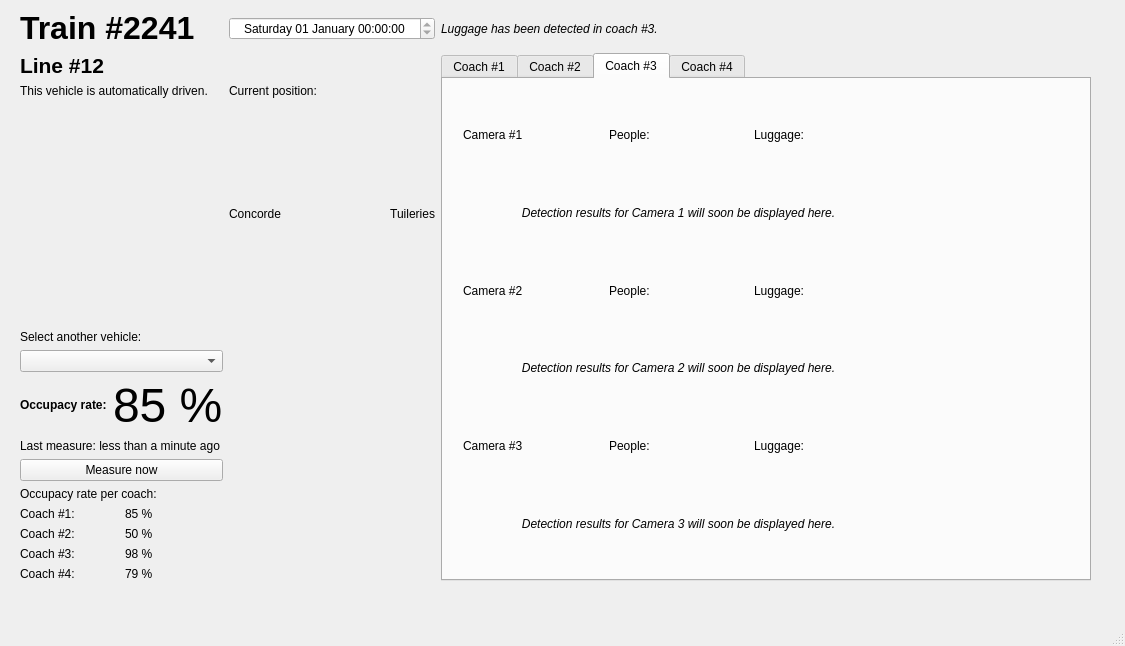
<?xml version="1.0" encoding="UTF-8"?>
<ui version="4.0">
 <class>MainWindow</class>
 <widget class="QMainWindow" name="MainWindow">
  <property name="geometry">
   <rect>
    <x>0</x>
    <y>0</y>
    <width>1125</width>
    <height>646</height>
   </rect>
  </property>
  <property name="windowTitle">
   <string>MainWindow</string>
  </property>
  <widget class="QWidget" name="centralwidget">
   <widget class="QWidget" name="gridLayoutWidget">
    <property name="geometry">
     <rect>
      <x>20</x>
      <y>10</y>
      <width>1071</width>
      <height>571</height>
     </rect>
    </property>
    <layout class="QGridLayout" name="gridLayout">
     <item row="2" column="1">
      <widget class="QLabel" name="label_currentPosition">
       <property name="text">
        <string>Current position:</string>
       </property>
      </widget>
     </item>
     <item row="3" column="1">
      <layout class="QHBoxLayout" name="horizontalLayout_currentPosition">
       <item>
        <widget class="QLabel" name="label_leftStation">
         <property name="text">
          <string>Concorde</string>
         </property>
        </widget>
       </item>
       <item>
        <widget class="QLabel" name="label_rightStation">
         <property name="text">
          <string>Tuileries</string>
         </property>
         <property name="alignment">
          <set>Qt::AlignRight|Qt::AlignTrailing|Qt::AlignVCenter</set>
         </property>
        </widget>
       </item>
      </layout>
     </item>
     <item row="1" column="0">
      <widget class="QLabel" name="label_lineID">
       <property name="text">
        <string>&lt;html&gt;&lt;head/&gt;&lt;body&gt;&lt;p&gt;&lt;span style=&quot; font-size:16pt; font-weight:600;&quot;&gt;Line #12&lt;/span&gt;&lt;/p&gt;&lt;/body&gt;&lt;/html&gt;</string>
       </property>
      </widget>
     </item>
     <item row="12" column="0">
      <layout class="QHBoxLayout" name="horizontalLayout_orCoach_3">
       <item>
        <widget class="QLabel" name="label_coach_3">
         <property name="text">
          <string>Coach #3:</string>
         </property>
        </widget>
       </item>
       <item>
        <widget class="QLabel" name="label_or_3">
         <property name="text">
          <string>98 %</string>
         </property>
        </widget>
       </item>
      </layout>
     </item>
     <item row="10" column="0">
      <layout class="QHBoxLayout" name="horizontalLayout_orCoach_1">
       <item>
        <widget class="QLabel" name="label_coach_1">
         <property name="text">
          <string>Coach #1:</string>
         </property>
        </widget>
       </item>
       <item>
        <widget class="QLabel" name="label_or_1">
         <property name="text">
          <string>85 %</string>
         </property>
        </widget>
       </item>
      </layout>
     </item>
     <item row="0" column="2">
      <widget class="QLabel" name="label_luggageDetected">
       <property name="font">
        <font>
         <italic>true</italic>
        </font>
       </property>
       <property name="text">
        <string>Luggage has been detected in coach #3.</string>
       </property>
      </widget>
     </item>
     <item row="6" column="0">
      <layout class="QHBoxLayout" name="horizontalLayout_orCoach">
       <item>
        <widget class="QLabel" name="label_orText">
         <property name="text">
          <string>&lt;html&gt;&lt;head/&gt;&lt;body&gt;&lt;p&gt;&lt;span style=&quot; font-weight:600;&quot;&gt;Occupacy rate:&lt;/span&gt;&lt;/p&gt;&lt;/body&gt;&lt;/html&gt;</string>
         </property>
        </widget>
       </item>
       <item>
        <widget class="QLabel" name="label_orValue">
         <property name="text">
          <string>&lt;html&gt;&lt;head/&gt;&lt;body&gt;&lt;p&gt;&lt;span style=&quot; font-size:36pt;&quot;&gt;85 %&lt;/span&gt;&lt;/p&gt;&lt;/body&gt;&lt;/html&gt;</string>
         </property>
        </widget>
       </item>
      </layout>
     </item>
     <item row="11" column="0">
      <layout class="QHBoxLayout" name="horizontalLayout_orCoach_2">
       <item>
        <widget class="QLabel" name="label_coach_2">
         <property name="text">
          <string>Coach #2:</string>
         </property>
        </widget>
       </item>
       <item>
        <widget class="QLabel" name="label_or_2">
         <property name="text">
          <string>50 %</string>
         </property>
        </widget>
       </item>
      </layout>
     </item>
     <item row="7" column="0">
      <widget class="QLabel" name="label_lastMeasure">
       <property name="text">
        <string>Last measure: less than a minute ago</string>
       </property>
       <property name="buddy">
        <cstring>pushButton_measureNow</cstring>
       </property>
      </widget>
     </item>
     <item row="0" column="1">
      <widget class="QDateTimeEdit" name="dateTimeEdit">
       <property name="alignment">
        <set>Qt::AlignCenter</set>
       </property>
       <property name="readOnly">
        <bool>true</bool>
       </property>
       <property name="currentSection">
        <enum>QDateTimeEdit::DaySection</enum>
       </property>
       <property name="displayFormat">
        <string>dddd dd MMMM HH:mm:ss</string>
       </property>
      </widget>
     </item>
     <item row="3" column="0">
      <spacer name="verticalSpacer">
       <property name="orientation">
        <enum>Qt::Vertical</enum>
       </property>
       <property name="sizeHint" stdset="0">
        <size>
         <width>20</width>
         <height>40</height>
        </size>
       </property>
      </spacer>
     </item>
     <item row="5" column="0">
      <widget class="QComboBox" name="comboBox_chooseAnotherVehicle"/>
     </item>
     <item row="13" column="0">
      <layout class="QHBoxLayout" name="horizontalLayout_orCoach_4">
       <item>
        <widget class="QLabel" name="label_coach_4">
         <property name="text">
          <string>Coach #4:</string>
         </property>
        </widget>
       </item>
       <item>
        <widget class="QLabel" name="label_or_4">
         <property name="text">
          <string>79 %</string>
         </property>
        </widget>
       </item>
      </layout>
     </item>
     <item row="9" column="0">
      <widget class="QLabel" name="label_orPerCoach">
       <property name="text">
        <string>Occupacy rate per coach:</string>
       </property>
      </widget>
     </item>
     <item row="2" column="0">
      <widget class="QLabel" name="label_isHumaneDriven">
       <property name="font">
        <font>
         <italic>false</italic>
        </font>
       </property>
       <property name="text">
        <string>This vehicle is automatically driven.</string>
       </property>
      </widget>
     </item>
     <item row="0" column="0">
      <widget class="QLabel" name="label_trainID">
       <property name="text">
        <string>&lt;html&gt;&lt;head/&gt;&lt;body&gt;&lt;p&gt;&lt;span style=&quot; font-size:24pt; font-weight:600;&quot;&gt;Train #2241&lt;/span&gt;&lt;/p&gt;&lt;/body&gt;&lt;/html&gt;</string>
       </property>
      </widget>
     </item>
     <item row="4" column="0">
      <widget class="QLabel" name="label_selectAnotherVehicle">
       <property name="text">
        <string>Select another vehicle:</string>
       </property>
       <property name="buddy">
        <cstring>comboBox_chooseAnotherVehicle</cstring>
       </property>
      </widget>
     </item>
     <item row="8" column="0">
      <widget class="QPushButton" name="pushButton_measureNow">
       <property name="text">
        <string>Measure now</string>
       </property>
      </widget>
     </item>
     <item row="1" column="2" rowspan="13">
      <widget class="QTabWidget" name="tabWidget">
       <property name="currentIndex">
        <number>2</number>
       </property>
       <widget class="QWidget" name="tab_coach_1">
        <attribute name="title">
         <string>Coach #1</string>
        </attribute>
        <widget class="QWidget" name="gridLayoutWidget_2">
         <property name="geometry">
          <rect>
           <x>20</x>
           <y>19</y>
           <width>521</width>
           <height>461</height>
          </rect>
         </property>
         <layout class="QGridLayout" name="gridLayout_tabCoach_1">
          <item row="2" column="2">
           <widget class="QLabel" name="label_luggage_2_1">
            <property name="text">
             <string>Luggage:</string>
            </property>
           </widget>
          </item>
          <item row="4" column="0">
           <widget class="QLabel" name="label_camera_3_1">
            <property name="text">
             <string>Camera #3</string>
            </property>
           </widget>
          </item>
          <item row="4" column="2">
           <widget class="QLabel" name="label_luggage_3_1">
            <property name="text">
             <string>Luggage:</string>
            </property>
           </widget>
          </item>
          <item row="4" column="1">
           <widget class="QLabel" name="label_people_3_1">
            <property name="text">
             <string>People: </string>
            </property>
           </widget>
          </item>
          <item row="2" column="0">
           <widget class="QLabel" name="label_camera_2_1">
            <property name="text">
             <string>Camera #2</string>
            </property>
           </widget>
          </item>
          <item row="0" column="1">
           <widget class="QLabel" name="label_people_1_1">
            <property name="text">
             <string>People: </string>
            </property>
           </widget>
          </item>
          <item row="2" column="1">
           <widget class="QLabel" name="label_people_2_1">
            <property name="text">
             <string>People: </string>
            </property>
           </widget>
          </item>
          <item row="0" column="2">
           <widget class="QLabel" name="label_luggage_1_1">
            <property name="text">
             <string>Luggage:</string>
            </property>
           </widget>
          </item>
          <item row="0" column="0">
           <widget class="QLabel" name="label_camera_1_1">
            <property name="text">
             <string>Camera #1</string>
            </property>
           </widget>
          </item>
          <item row="1" column="0" colspan="3">
           <widget class="QLabel" name="label_results_1_1">
            <property name="font">
             <font>
              <italic>true</italic>
             </font>
            </property>
            <property name="text">
             <string>Detection results for Camera 1 will soon be displayed here.</string>
            </property>
            <property name="alignment">
             <set>Qt::AlignCenter</set>
            </property>
           </widget>
          </item>
          <item row="3" column="0" colspan="3">
           <widget class="QLabel" name="label_results_2_1">
            <property name="font">
             <font>
              <italic>true</italic>
             </font>
            </property>
            <property name="text">
             <string>Detection results for Camera 2 will soon be displayed here.</string>
            </property>
            <property name="alignment">
             <set>Qt::AlignCenter</set>
            </property>
           </widget>
          </item>
          <item row="5" column="0" colspan="3">
           <widget class="QLabel" name="label_results_3_1">
            <property name="font">
             <font>
              <italic>true</italic>
             </font>
            </property>
            <property name="text">
             <string>Detection results for Camera 3 will soon be displayed here.</string>
            </property>
            <property name="alignment">
             <set>Qt::AlignCenter</set>
            </property>
           </widget>
          </item>
         </layout>
        </widget>
       </widget>
       <widget class="QWidget" name="tab_coach_2">
        <attribute name="title">
         <string>Coach #2</string>
        </attribute>
        <widget class="QWidget" name="gridLayoutWidget_3">
         <property name="geometry">
          <rect>
           <x>20</x>
           <y>20</y>
           <width>431</width>
           <height>461</height>
          </rect>
         </property>
         <layout class="QGridLayout" name="gridLayout_tabCoach_2">
          <item row="2" column="2">
           <widget class="QLabel" name="label_luggage_2_2">
            <property name="text">
             <string>Luggage:</string>
            </property>
           </widget>
          </item>
          <item row="4" column="0">
           <widget class="QLabel" name="label_camera_3_2">
            <property name="text">
             <string>Camera #3</string>
            </property>
           </widget>
          </item>
          <item row="4" column="2">
           <widget class="QLabel" name="label_luggage_3_2">
            <property name="text">
             <string>Luggage:</string>
            </property>
           </widget>
          </item>
          <item row="4" column="1">
           <widget class="QLabel" name="label_people_3_2">
            <property name="text">
             <string>People: </string>
            </property>
           </widget>
          </item>
          <item row="2" column="0">
           <widget class="QLabel" name="label_camera_2_2">
            <property name="text">
             <string>Camera #2</string>
            </property>
           </widget>
          </item>
          <item row="0" column="1">
           <widget class="QLabel" name="label_people_1_2">
            <property name="text">
             <string>People: </string>
            </property>
           </widget>
          </item>
          <item row="2" column="1">
           <widget class="QLabel" name="label_people_2_2">
            <property name="text">
             <string>People: </string>
            </property>
           </widget>
          </item>
          <item row="0" column="2">
           <widget class="QLabel" name="label_luggage_1_2">
            <property name="text">
             <string>Luggage:</string>
            </property>
           </widget>
          </item>
          <item row="0" column="0">
           <widget class="QLabel" name="label_camera_1_2">
            <property name="text">
             <string>Camera #1</string>
            </property>
           </widget>
          </item>
          <item row="1" column="0" colspan="3">
           <widget class="QLabel" name="label_results_1_2">
            <property name="font">
             <font>
              <italic>true</italic>
             </font>
            </property>
            <property name="text">
             <string>Detection results for Camera 1 will soon be displayed here.</string>
            </property>
            <property name="alignment">
             <set>Qt::AlignCenter</set>
            </property>
           </widget>
          </item>
          <item row="3" column="0" colspan="3">
           <widget class="QLabel" name="label_results_2_2">
            <property name="font">
             <font>
              <italic>true</italic>
             </font>
            </property>
            <property name="text">
             <string>Detection results for Camera 2 will soon be displayed here.</string>
            </property>
            <property name="alignment">
             <set>Qt::AlignCenter</set>
            </property>
           </widget>
          </item>
          <item row="5" column="0" colspan="3">
           <widget class="QLabel" name="label_results_3_2">
            <property name="font">
             <font>
              <italic>true</italic>
             </font>
            </property>
            <property name="text">
             <string>Detection results for Camera 3 will soon be displayed here.</string>
            </property>
            <property name="alignment">
             <set>Qt::AlignCenter</set>
            </property>
           </widget>
          </item>
         </layout>
        </widget>
       </widget>
       <widget class="QWidget" name="tab_coach_3">
        <attribute name="title">
         <string>Coach #3</string>
        </attribute>
        <widget class="QWidget" name="gridLayoutWidget_4">
         <property name="geometry">
          <rect>
           <x>20</x>
           <y>20</y>
           <width>431</width>
           <height>461</height>
          </rect>
         </property>
         <layout class="QGridLayout" name="gridLayout_tabCoach_3">
          <item row="2" column="2">
           <widget class="QLabel" name="label_luggage_2_3">
            <property name="text">
             <string>Luggage:</string>
            </property>
           </widget>
          </item>
          <item row="4" column="0">
           <widget class="QLabel" name="label_camera_3_3">
            <property name="text">
             <string>Camera #3</string>
            </property>
           </widget>
          </item>
          <item row="4" column="2">
           <widget class="QLabel" name="label_luggage_3_3">
            <property name="text">
             <string>Luggage:</string>
            </property>
           </widget>
          </item>
          <item row="4" column="1">
           <widget class="QLabel" name="label_people_3_3">
            <property name="text">
             <string>People: </string>
            </property>
           </widget>
          </item>
          <item row="2" column="0">
           <widget class="QLabel" name="label_camera_2_3">
            <property name="text">
             <string>Camera #2</string>
            </property>
           </widget>
          </item>
          <item row="0" column="1">
           <widget class="QLabel" name="label_people_1_3">
            <property name="text">
             <string>People: </string>
            </property>
           </widget>
          </item>
          <item row="2" column="1">
           <widget class="QLabel" name="label_people_2_3">
            <property name="text">
             <string>People: </string>
            </property>
           </widget>
          </item>
          <item row="0" column="2">
           <widget class="QLabel" name="label_lugagge_1_3">
            <property name="text">
             <string>Luggage:</string>
            </property>
           </widget>
          </item>
          <item row="0" column="0">
           <widget class="QLabel" name="label_camera_1_3">
            <property name="text">
             <string>Camera #1</string>
            </property>
           </widget>
          </item>
          <item row="1" column="0" colspan="3">
           <widget class="QLabel" name="label_results_1_3">
            <property name="font">
             <font>
              <italic>true</italic>
             </font>
            </property>
            <property name="text">
             <string>Detection results for Camera 1 will soon be displayed here.</string>
            </property>
            <property name="alignment">
             <set>Qt::AlignCenter</set>
            </property>
           </widget>
          </item>
          <item row="3" column="0" colspan="3">
           <widget class="QLabel" name="label_results_2_3">
            <property name="font">
             <font>
              <italic>true</italic>
             </font>
            </property>
            <property name="text">
             <string>Detection results for Camera 2 will soon be displayed here.</string>
            </property>
            <property name="alignment">
             <set>Qt::AlignCenter</set>
            </property>
           </widget>
          </item>
          <item row="5" column="0" colspan="3">
           <widget class="QLabel" name="label_results_3_3">
            <property name="font">
             <font>
              <italic>true</italic>
             </font>
            </property>
            <property name="text">
             <string>Detection results for Camera 3 will soon be displayed here.</string>
            </property>
            <property name="alignment">
             <set>Qt::AlignCenter</set>
            </property>
           </widget>
          </item>
         </layout>
        </widget>
       </widget>
       <widget class="QWidget" name="tab_coach_4">
        <attribute name="title">
         <string>Coach #4</string>
        </attribute>
        <widget class="QWidget" name="gridLayoutWidget_5">
         <property name="geometry">
          <rect>
           <x>20</x>
           <y>20</y>
           <width>431</width>
           <height>461</height>
          </rect>
         </property>
         <layout class="QGridLayout" name="gridLayout_tabCoach_4">
          <item row="2" column="2">
           <widget class="QLabel" name="label_luggage_2_4">
            <property name="text">
             <string>Luggage:</string>
            </property>
           </widget>
          </item>
          <item row="4" column="0">
           <widget class="QLabel" name="label_camera_3_4">
            <property name="text">
             <string>Camera #3</string>
            </property>
           </widget>
          </item>
          <item row="4" column="2">
           <widget class="QLabel" name="label_luggage_3_4">
            <property name="text">
             <string>Luggage:</string>
            </property>
           </widget>
          </item>
          <item row="4" column="1">
           <widget class="QLabel" name="label_people_3_4">
            <property name="text">
             <string>People: </string>
            </property>
           </widget>
          </item>
          <item row="2" column="0">
           <widget class="QLabel" name="label_camera_2_4">
            <property name="text">
             <string>Camera #2</string>
            </property>
           </widget>
          </item>
          <item row="0" column="1">
           <widget class="QLabel" name="label_people_1_4">
            <property name="text">
             <string>People: </string>
            </property>
           </widget>
          </item>
          <item row="2" column="1">
           <widget class="QLabel" name="label_people_2_4">
            <property name="text">
             <string>People: </string>
            </property>
           </widget>
          </item>
          <item row="0" column="2">
           <widget class="QLabel" name="label_luggage_1_4">
            <property name="text">
             <string>Luggage:</string>
            </property>
           </widget>
          </item>
          <item row="0" column="0">
           <widget class="QLabel" name="label_camera_1_4">
            <property name="text">
             <string>Camera #1</string>
            </property>
           </widget>
          </item>
          <item row="1" column="0" colspan="3">
           <widget class="QLabel" name="label_results_1_4">
            <property name="font">
             <font>
              <italic>true</italic>
             </font>
            </property>
            <property name="text">
             <string>Detection results for Camera 1 will soon be displayed here.</string>
            </property>
            <property name="alignment">
             <set>Qt::AlignCenter</set>
            </property>
           </widget>
          </item>
          <item row="3" column="0" colspan="3">
           <widget class="QLabel" name="label_results_2_4">
            <property name="font">
             <font>
              <italic>true</italic>
             </font>
            </property>
            <property name="text">
             <string>Detection results for Camera 2 will soon be displayed here.</string>
            </property>
            <property name="alignment">
             <set>Qt::AlignCenter</set>
            </property>
           </widget>
          </item>
          <item row="5" column="0" colspan="3">
           <widget class="QLabel" name="label_results_3_4">
            <property name="font">
             <font>
              <italic>true</italic>
             </font>
            </property>
            <property name="text">
             <string>Detection results for Camera 3 will soon be displayed here.</string>
            </property>
            <property name="alignment">
             <set>Qt::AlignCenter</set>
            </property>
           </widget>
          </item>
         </layout>
        </widget>
       </widget>
      </widget>
     </item>
    </layout>
   </widget>
  </widget>
  <widget class="QMenuBar" name="menubar">
   <property name="geometry">
    <rect>
     <x>0</x>
     <y>0</y>
     <width>1125</width>
     <height>22</height>
    </rect>
   </property>
  </widget>
  <widget class="QStatusBar" name="statusbar"/>
 </widget>
 <resources/>
 <connections/>
</ui>
